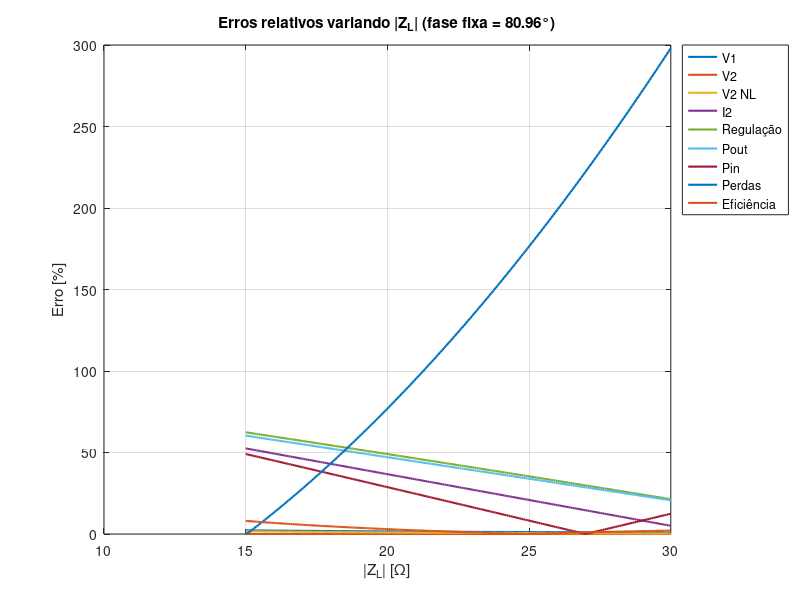
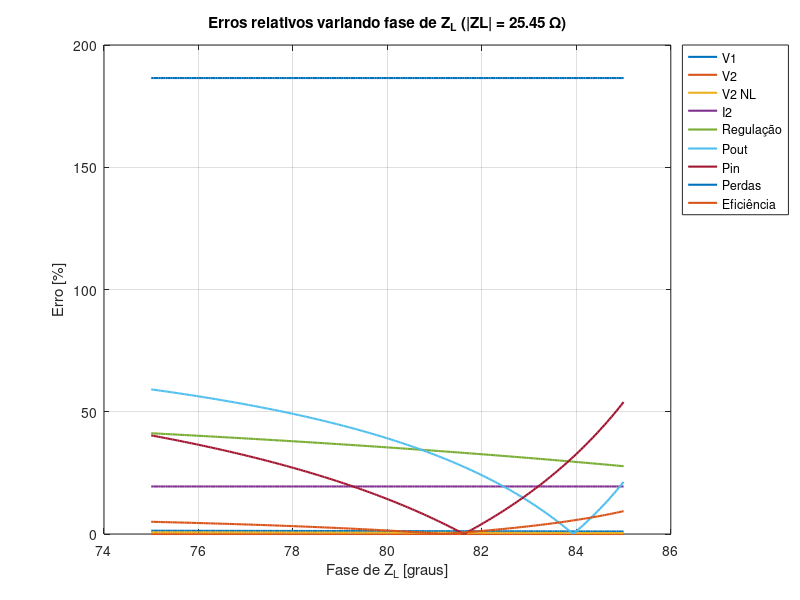

Reproduce these figures in MATLAB, in order.
clc; clear; close all;

% =================== Dados do Transformador ===================
f = 60;                 % Hz
w = 2*pi*f;

R1 = 0.95;
L1 = 1.53e-3;           % H
R2 = 0.23;
L2 = 0.37e-3;           % H
Rm = 1861.54;
Lm = 3.62;              % H

% Impedâncias
Z1 = R1 + 1j*w*L1;
Z2 = R2 + 1j*w*L2;
Zm = 1 / (1/Rm + 1/(1j*w*Lm));   % paralelo
Z2p = 3*Z2;

% =================== Tensões Nominais ===================
V2L = 127;       % tensão secundária nominal (linha)

% =================== Valores MEDIDOS (referência: ZL2) ===================
V1_med      = 221; 
V2_NL_med   = 128.3;
V2L_med     = 127;
I2_med      = 4.02;
Regula_med  = 1.02;
PO_med      = 67;
Pin_med     = 106;
Pperdas_med = 39;
efic_med    = 87.72;

% =================== Caso 1: variar módulo (15 a 30 Ω), fase fixa 80.96° ===================
theta_fix = deg2rad(80.96);        % fase em rad
mag_range = linspace(15,30,200);   % módulo variando

erros_mag = zeros(length(mag_range),9);

for n = 1:length(mag_range)
    ZL = mag_range(n) * exp(1j*theta_fix);

    % --- cálculos teóricos
    V1 = 127*sqrt(3) * abs((Z1 + Z2p + 3*ZL) / (3*ZL));
    V2NL = V1*(1/sqrt(3)) * abs(Zm/(Zm+Z1));
    I2L = abs(127/ZL);
    Reg = abs((V2NL - V2L)/V2L) * 100;    
    Po = V2L * (I2L)* cos(angle(ZL));
    Z_eq = Z1 + Z2p + 3*ZL;
    Pin = (V1^2 / abs(Z_eq)) * cos(angle(Z_eq));
    Perdas = Pin - Po;
    Ef = (Po/Pin)*100;

    % --- erros relativos
    erros_mag(n,:) = [
        abs(V1 - V1_med)/abs(V1)*100
        abs(V2L - V2L_med)/abs(V2L)*100
        abs(V2NL - V2_NL_med)/abs(V2NL)*100
        abs(I2L - I2_med)/abs(I2L)*100
        abs(Reg - Regula_med)/abs(Reg)*100
        abs(Po - PO_med)/abs(Po)*100
        abs(Pin - Pin_med)/abs(Pin)*100
        abs(Perdas - Pperdas_med)/abs(Perdas)*100
        abs(Ef - efic_med)/abs(Ef)*100
    ];
end

figure('Name','Erros vs |ZL| (fase fixa)','NumberTitle','off');
plot(mag_range, erros_mag,'LineWidth',1.5);
xlabel('|Z_L| [\Omega]');
ylabel('Erro [%]');
title('Erros relativos variando |Z_L| (fase fixa = 80.96°)');
legend({'V1','V2','V2 NL','I2','Regulação','Pout','Pin','Perdas','Eficiência'},...
       'Location','northeastoutside');
grid on;

% =================== Caso 2: variar fase (75° a 85°), módulo fixo 25.45 Ω ===================
mag_fix = 25.45;
theta_range = linspace(75,85,200);     % graus
theta_rad = deg2rad(theta_range);      % em rad

erros_phase = zeros(length(theta_range),9);

for n = 1:length(theta_range)
    ZL = mag_fix * exp(1j*theta_rad(n));

    % --- cálculos teóricos
    V1 = 127*sqrt(3) * abs((Z1 + Z2p + 3*ZL) / (3*ZL));
    V2NL = V1*(1/sqrt(3)) * abs(Zm/(Zm+Z1));
    I2L = abs(127/ZL);
    Reg = abs((V2NL - V2L)/V2L) * 100;    
    Po = V2L * (I2L)* cos(angle(ZL));
    Z_eq = Z1 + Z2p + 3*ZL;
    Pin = (V1^2 / abs(Z_eq)) * cos(angle(Z_eq));
    Perdas = Pin - Po;
    Ef = (Po/Pin)*100;

    % --- erros relativos
    erros_phase(n,:) = [
        abs(V1 - V1_med)/abs(V1)*100
        abs(V2L - V2L_med)/abs(V2L)*100
        abs(V2NL - V2_NL_med)/abs(V2NL)*100
        abs(I2L - I2_med)/abs(I2L)*100
        abs(Reg - Regula_med)/abs(Reg)*100
        abs(Po - PO_med)/abs(Po)*100
        abs(Pin - Pin_med)/abs(Pin)*100
        abs(Perdas - Pperdas_med)/abs(Perdas)*100
        abs(Ef - efic_med)/abs(Ef)*100
    ];
end

figure('Name','Erros vs fase de ZL (módulo fixo)','NumberTitle','off');
plot(theta_range, erros_phase,'LineWidth',1.5);
xlabel('Fase de Z_L [graus]');
ylabel('Erro [%]');
title('Erros relativos variando fase de Z_L (|ZL| = 25.45 Ω)');
legend({'V1','V2','V2 NL','I2','Regulação','Pout','Pin','Perdas','Eficiência'},...
       'Location','northeastoutside');
grid on;
